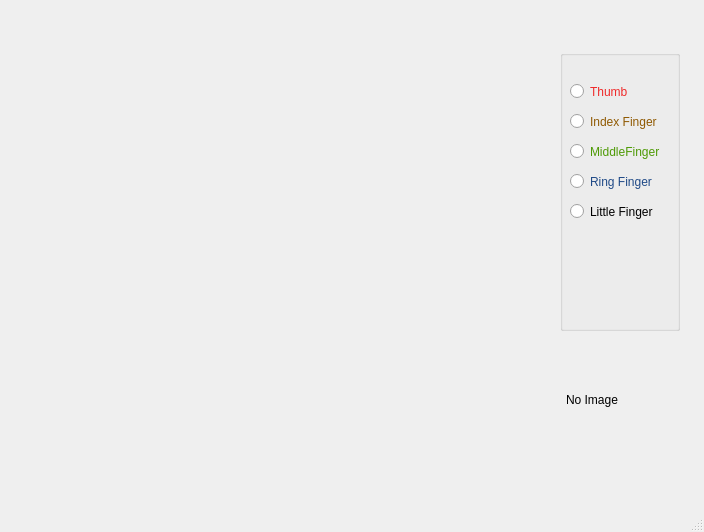
<?xml version="1.0" encoding="UTF-8"?>
<ui version="4.0">
 <class>Annotation_Tool</class>
 <widget class="QMainWindow" name="Annotation_Tool">
  <property name="geometry">
   <rect>
    <x>0</x>
    <y>0</y>
    <width>704</width>
    <height>532</height>
   </rect>
  </property>
  <property name="windowTitle">
   <string>Annotation Tool</string>
  </property>
  <widget class="QWidget" name="centralwidget">
   <widget class="QLabel" name="ImageLabel">
    <property name="geometry">
     <rect>
      <x>0</x>
      <y>0</y>
      <width>500</width>
      <height>500</height>
     </rect>
    </property>
    <property name="sizePolicy">
     <sizepolicy hsizetype="Ignored" vsizetype="Ignored">
      <horstretch>0</horstretch>
      <verstretch>0</verstretch>
     </sizepolicy>
    </property>
    <property name="text">
     <string/>
    </property>
    <property name="scaledContents">
     <bool>true</bool>
    </property>
   </widget>
   <widget class="QGroupBox" name="SelectBox">
    <property name="geometry">
     <rect>
      <x>560</x>
      <y>50</y>
      <width>120</width>
      <height>281</height>
     </rect>
    </property>
    <property name="title">
     <string/>
    </property>
    <widget class="QRadioButton" name="Finger_1">
     <property name="geometry">
      <rect>
       <x>10</x>
       <y>30</y>
       <width>112</width>
       <height>23</height>
      </rect>
     </property>
     <property name="styleSheet">
      <string notr="true">color: rgb(239, 41, 41);</string>
     </property>
     <property name="text">
      <string>Thumb</string>
     </property>
    </widget>
    <widget class="QRadioButton" name="Finger_2">
     <property name="geometry">
      <rect>
       <x>10</x>
       <y>60</y>
       <width>112</width>
       <height>23</height>
      </rect>
     </property>
     <property name="styleSheet">
      <string notr="true">color: rgb(143, 89, 2);</string>
     </property>
     <property name="text">
      <string>Index Finger</string>
     </property>
    </widget>
    <widget class="QRadioButton" name="Finger_3">
     <property name="geometry">
      <rect>
       <x>10</x>
       <y>90</y>
       <width>112</width>
       <height>23</height>
      </rect>
     </property>
     <property name="styleSheet">
      <string notr="true">color: rgb(78, 154, 6);</string>
     </property>
     <property name="text">
      <string>MiddleFinger</string>
     </property>
    </widget>
    <widget class="QRadioButton" name="Finger_4">
     <property name="geometry">
      <rect>
       <x>10</x>
       <y>120</y>
       <width>112</width>
       <height>23</height>
      </rect>
     </property>
     <property name="styleSheet">
      <string notr="true">color: rgb(32, 74, 135);</string>
     </property>
     <property name="text">
      <string>Ring Finger</string>
     </property>
    </widget>
    <widget class="QRadioButton" name="Finger_5">
     <property name="geometry">
      <rect>
       <x>10</x>
       <y>150</y>
       <width>112</width>
       <height>23</height>
      </rect>
     </property>
     <property name="text">
      <string>Little Finger</string>
     </property>
    </widget>
   </widget>
   <widget class="QLabel" name="CurrentImageName">
    <property name="geometry">
     <rect>
      <x>566</x>
      <y>390</y>
      <width>131</width>
      <height>20</height>
     </rect>
    </property>
    <property name="text">
     <string>No Image</string>
    </property>
   </widget>
  </widget>
  <widget class="QMenuBar" name="menubar">
   <property name="geometry">
    <rect>
     <x>0</x>
     <y>0</y>
     <width>704</width>
     <height>28</height>
    </rect>
   </property>
  </widget>
  <widget class="QStatusBar" name="statusbar"/>
 </widget>
 <resources/>
 <connections/>
</ui>
